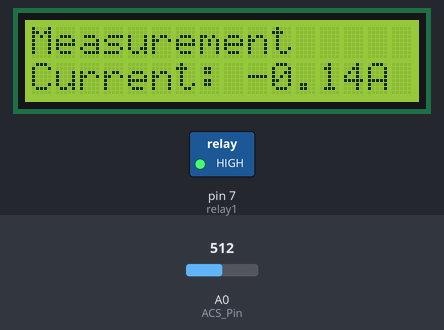
The sketch below on a simulated Arduino Uno, built with avr-gcc and run on an emulated ATmega328P. Parts: 16×2 character LCD, switched loads named in the sketch (green lamp = pin HIGH). Inputs (shaded band) come from the test bench; at power-on: A0 (ACS_Pin) = 512. The modem accepts every AT command (registered, SIM ready, sends succeed) and sends nothing else; what the sketch prints to the serial monitor is not drawn.

Above: at 3.2 s.
3.3 s: A0 (ACS_Pin) set to 772
7.3 s: A0 (ACS_Pin) set to 789
At 9.2 s:
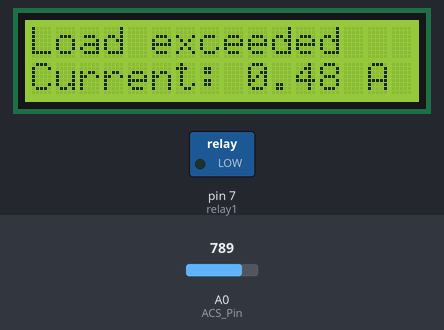
13.5 s: A0 (ACS_Pin) set to 716
At 16.3 s:
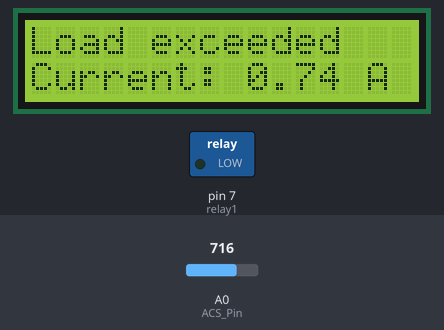
Timing chart, 0 to 17.4 s (numbered marks = the images above; inputs shaded):
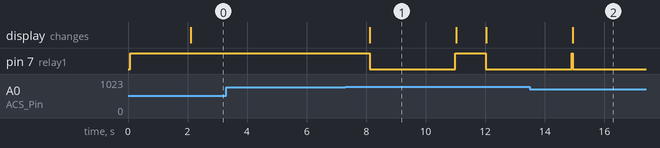

The sketch:

sketch_nov11a.ino
```cpp
#include <Filters.h>
#include <LiquidCrystal_I2C.h>    //LCD iÂ²c library
#include <Wire.h>
#include <SoftwareSerial.h>
#include <String.h>

#define ACS_Pin A0              //ACS712 data pin
#define RELAYMODULE_PIN_SIGNAL  7

#define I2C_ADDR 0x27 //I2C adress
#define BACKLIGHT_PIN 3 // Declaring LCD Pins
#define En_pin 2
#define Rw_pin 1
#define Rs_pin 0
#define D4_pin 4
#define D5_pin 5
#define D6_pin 6
#define D7_pin 7

SoftwareSerial sim800l(2, 3);

String Data_SMS;
// cell numbers to which you want to send the security alert message

LiquidCrystal_I2C lcd(0x27, 16, 2); //Declaring the lcd


float testFrequency = 50;                     // test signal frequency (Hz)
float windowLength = 40.0/testFrequency;     // how long to average the signal, for statistist

float intercept = - 0.14; // to be adjusted based on calibration testing
float slope = 0.0750; // to be adjusted based on calibration testing


float Amps_TRMS;
float ACS_Value;

unsigned long printPeriod = 1000;
unsigned long previousMillis = 0;

int relay1 = 7;

void setup() {
  Serial.begin (9600);
  sim800l.begin(9600);
  Serial.println("IS II PROJECT");
  Serial.println("NIGEL NJAGI ITOTIA 102366");
  digitalWrite(2,HIGH);
  lcd.begin (16,2);
  lcd.backlight();
  lcd.print("IS II PROJECT");
  lcd.setCursor(0,1);
  lcd.print("Demo");
  pinMode(relay1, OUTPUT);
  digitalWrite(relay1, HIGH);
  delay(2000);


}

void loop() {
  RunningStatistics inputStats;                 // create statistics to look at the raw test signal
  inputStats.setWindowSecs( windowLength );

  while( true ) {
    ACS_Value = analogRead(ACS_Pin);  // read the analog in value:
    inputStats.input(ACS_Value);  // log to Stats function

    if((unsigned long)(millis() - previousMillis) >= printPeriod) { //every second we do the calculation
      previousMillis = millis();   // update time

      Amps_TRMS = intercept + slope * inputStats.sigma() ;  //Calibrate the values
      lcd.clear();               //clear the lcd and print in a certain position
      lcd.setCursor(0,0);
      lcd.print("Measurement");
      lcd.setCursor (0,1); // set to line 1, char 0
      lcd.print("Current: ");
      lcd.setCursor (9,1); // go to start of 2nd line
      lcd.print(Amps_TRMS);
      lcd.setCursor (14,1); // go to start of 2nd line
      lcd.print("A");

      Serial.print("Without cal:");
      Serial.print(inputStats.sigma());
      Serial.print( "\t Amps: " );
      Serial.print( Amps_TRMS );
      Serial.print("\t To test: ");
      Serial.println(inputStats.sigma()*0.0744);

      if(Amps_TRMS > 0.15){
      digitalWrite(relay1, LOW);
      Serial.println("load exceeded");
      lcd.setCursor (0,0);
      lcd.print ("Load exceeded");
      delay(200);
      Send_DHT_Data();

      }

      Serialcom();     //If no SMS is being sent we constantly call this function, it permits the communication between you and the module via the serial monitor

      if (Amps_TRMS < 1){
      digitalWrite (relay1, HIGH);
      }
    }
  }

}

void Send_DHT_Data()
{
  Serial.println("Sending Data...");     //Displays on the serial monitor
  sim800l.print("AT+CMGF=1\r");          // Set the shield to SMS mode
  delay(100);
  sim800l.print("AT+CMGS=\"+254736367292\"\r");  //Your phone number
  delay(500);
  Data_SMS = "Load exceeded at point x";

  sim800l.print(Data_SMS);  //This string is sent as SMS
  delay(500);
  sim800l.print((char)26);//(required according to the datasheet)
  delay(500);
  sim800l.println();
  Serial.println("Data Sent.");
  delay(500);

}

void Serialcom()
{
  delay(500);
  while (Serial.available())
  {
    sim800l.write(Serial.read());//Forward what Serial received to Software Serial Port
  }
  while(sim800l.available())
  {
    Serial.write(sim800l.read());//Forward what Software Serial received to Serial Port
  }
}


/* About the slope and intercept
 * First you need to know that all the TRMS calucations are done by functions from the library, it's the "inputStats.sigma()" value
 * At first you can display that "inputStats.sigma()" as your TRMS value, then try to measure using it when the input is 0.00A
 * If the measured value is 0 keep the intercept as 0, otherwise add or substract to make that value equal to 0
 * In other words " remove the offset"
 * Then turn on the power to a known value, for example use a bulb or a led that ou know its power and you already know your voltage, so a little math you'll get the theoritical amps
 * you divide that theory value by the measured value and here you got the slope, now place them or modify them
 */
```

Measured:
- the behaviour switches between 788 and 789 on A0 (ACS_Pin) (found by bisection; images 0 and 1)
- after the input at 3.3 s, every drawn part: stays the same
- after the input at 7.3 s, pin 7 (relay1): HIGH → LOW after 0.81 s, → HIGH 2.9 s later, → LOW 1.0 s later; the display: changes after 0.83 s (image 1)
- what the display in image 1 shows lasts 2.9 s, from 8.1 s to 11.0 s
